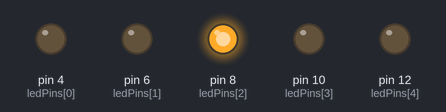
Bench run of a sketch on a simulated Arduino Uno, built with avr-gcc and run on an emulated ATmega328P. Shown: output pins drawn as LEDs (lit = HIGH). Random numbers use the default seed unless the sketch sets one.

Above: at 0.1 s.
At 3.1 s:
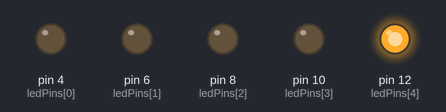
At 10.1 s:
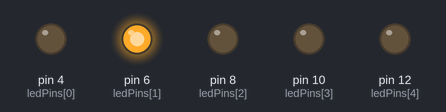
At 20.1 s:
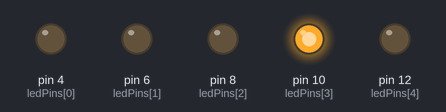
At 39.1 s:
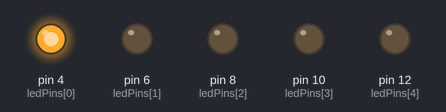
Timing chart, 0 to 40.0 s (numbered marks = the images above):
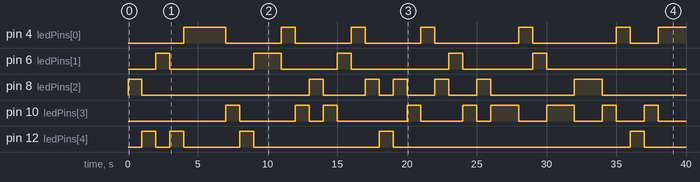

Measured:
- by itself, pin 4 (ledPins[0]): LOW → HIGH at 4.0 s, → LOW 3.0 s later, → HIGH 4.0 s later, → LOW 1.0 s later, … (13 changes in this stretch)
- by itself, pin 6 (ledPins[1]): LOW → HIGH at 2.0 s, → LOW 1.0 s later, → HIGH 6.0 s later, → LOW 2.0 s later, … (10 changes in this stretch)
- by itself, pin 8 (ledPins[2]): LOW → HIGH at 0.00 s, → LOW 1.0 s later, → HIGH 12.0 s later, → LOW 1.0 s later, … (14 changes in this stretch)
- by itself, pin 10 (ledPins[3]): LOW → HIGH at 7.0 s, → LOW 1.0 s later, → HIGH 4.0 s later, → LOW 1.0 s later, … (18 changes in this stretch)
- by itself, pin 12 (ledPins[4]): LOW → HIGH at 1.0 s, → LOW 1.0 s later, → HIGH 1.0 s later, → LOW 1.0 s later, … (10 changes in this stretch)

The sketch:

project_pro7.ino
```cpp
int ledPins[5] = { 4, 6, 8, 10, 12 };
int index;

void setup() {

  for (index = 0; index <= 4; index++)
  {
    pinMode(ledPins[index], OUTPUT);
  }

}
void loop() {

  int Random1 = rand() % 5;
  if ( Random1 == 0 )
  {
    digitalWrite(ledPins[0], HIGH);
    delay(1000);
    digitalWrite(ledPins[0], LOW);
  }
  if ( Random1 == 1 )
  {
    digitalWrite(ledPins[1], HIGH);
    delay(1000);
    digitalWrite(ledPins[1], LOW);
  }
  if ( Random1 == 2 )
  {
    digitalWrite(ledPins[2], HIGH);
    delay(1000);
    digitalWrite(ledPins[2], LOW);
  }
  if ( Random1 == 3 )
  {
    digitalWrite(ledPins[3], HIGH);
    delay(1000);
    digitalWrite(ledPins[3], LOW);
  }
  if ( Random1 == 4 )
  {
    digitalWrite(ledPins[4], HIGH);
    delay(1000);
    digitalWrite(ledPins[4], LOW);
  }


}
```
